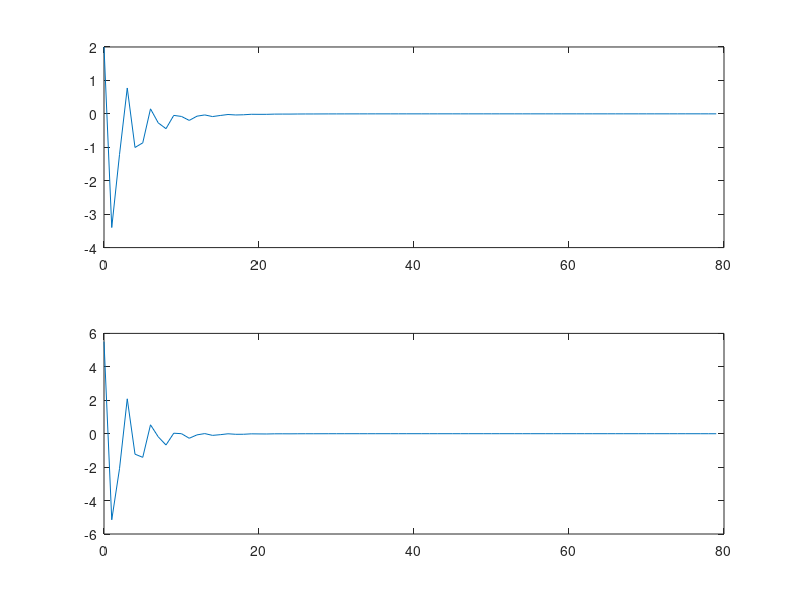
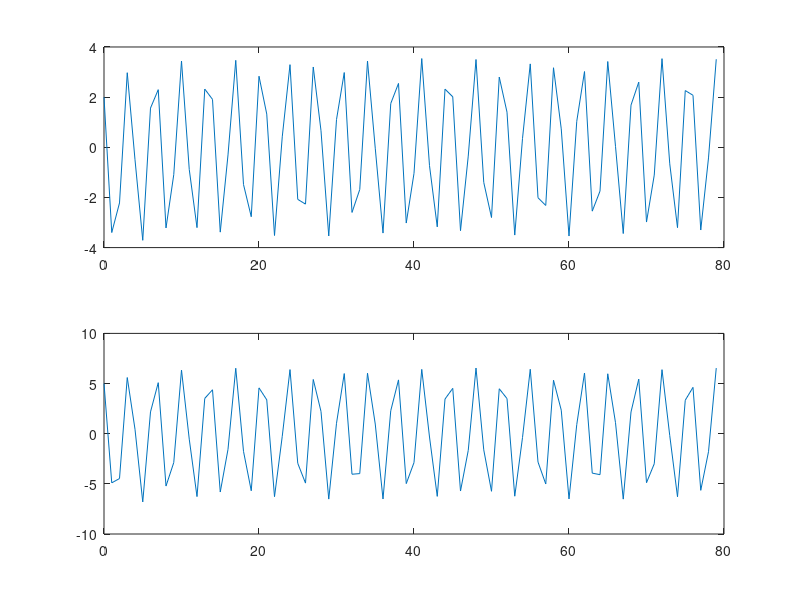

These charts were generated, in order, by the following MATLAB code:
% Problem 6.19.
% Given a filter
% H(z) = (1+ 2z^-1 + z^-2) / (1+ 0.5z^-1 + 0.25z^-2)

% 1. its magnitude frequency response.
% 2. its phase response.
b = [1 2 1];
a = [1 -0.5 0.25];
freqz(b,a);

% Problem 6.21.
% H(z) = (1 -1z^-1 + z^-2) / (1 - 0.9z^-1 + 0.81z^-2)
% a. plot the magnitude frequency response and phase response using MATLAB
b = [1 -1 1];
a = [1 -0.9 0.81];
freqz(b,a);

% b. specify the type of filtering
% This filter is IIR filter because there are feedbacks

% c. find the difference equation
% y(n) = x(n) - x(n-1) + x(n-2) + 0.9y(n-1) - 0.81y(n-2)


% d. perform filtering, that is, calculate y(n) for the first 1,000 samples
% for each of the following inputs and plot the filter outputs using
% MATLAB, assuming that all initial conditions are zeros and the
% sampling rate is 8,000 Hz: 
% 1. x(n)=cos(pi * 1000 * n/8000)
% 1. x(n)=cos(8/3 * pi * 1000 * n/8000)
% 1. x(n)=cos(6 * pi * 1000 * n/8000)
y = zeros(1,1000); %Set up a vector to store y(n)
y = [0 0 y];
n = 0:1:999;
x1 = cos(pi * 1000 * n/8000); 
x2 = cos(8/3 * pi * 1000 * n/8000);
x3 = cos(6 * pi * 1000 * n/8000);
x1 = [0 0 x1];
x2 = [0 0 x2];
x3 = [0 0 x3];
for n = 1:1000
    y(n+2) = x1(n+2) - x1(n+1) + x1(n) + 0.9*y(n+1) - 0.81*y(n); %Compute 1000 outputs 
end
n = 0:1:999;
subplot(3,1,1);  plot(n,y(3:1002));

y = zeros(1,1000); %Set up a vector to store y(n)
y = [0 0 y];
for n = 1:1000
    y(n+2) = x2(n+2) - x2(n+1) + x2(n) + 0.9*y(n+1) - 0.81*y(n); %Compute 1000 outputs 
end
n = 0:1:999;
subplot(3,1,2);  plot(n,y(3:1002));

y = zeros(1,1000); %Set up a vector to store y(n)
y = [0 0 y];
for n = 1:1000
    y(n+2) = x3(n+2) - x3(n+1) + x3(n) + 0.9*y(n+1) - 0.81*y(n); %Compute 1000 outputs 
end
n = 0:1:999;
subplot(3,1,3);  plot(n,y(3:1002));

% e. repeat (d) using the MATLAB function filter().
b=[1 -1 1];
a=[1 -0.9 0.81];
n=0:1:999;
fs=8000;
x1=cos(pi*10^3*n/fs);
x2=cos(8/3*pi*10^3*n/fs);
x3=cos(6*pi*10^3*n/fs);
y1=filter(b,a,x1);
y2=filter(b,a,x2);
y3=filter(b,a,x3);
subplot(3,1,1); plot(n,y1);
subplot(3,1,2); plot(n,y2);
subplot(3,1,3); plot(n,y3);
x1=cos(pi*1000*n/8000);
y1=filter(b,a,x1);
subplot(3,1,1); plot(n,y1);
hold on
x1=cos(pi*10^3*n/fs);
y1=filter(b,a,x1);
subplot(3,1,1); plot(n,y1);

%HW04 Practice filter(), filtic()
% Compute y = 2x(n)- 4x(n-1) -0.5y(n-1) -0.5y(n-2) 
b=[2 -4];
a=[1 0.5 0.5];
n=0:1:79;
x=(0.8).^n;
y1=filter(b,a,x);
Yi=[0 1];
Xi=[-1 0];
Zi1=filtic(b,a,Yi,Xi);
y2=filter(b,a,x,Zi1);
subplot(2,1,1); plot(n,y1);
subplot(2,1,2); plot(n,y2);

%Compute  y = 2x(n)- 4x(n-1) -0.5y(n-1) -y(n-2) 
a2=[1 0.5 1];
y3=filter(b,a2,x);
Zi2=filtic(b,a2,Yi,Xi);
y4=filter(b,a2,x,Zi2);
figure;
subplot(2,1,1); plot(n,y3);
subplot(2,1,2); plot(n,y4);